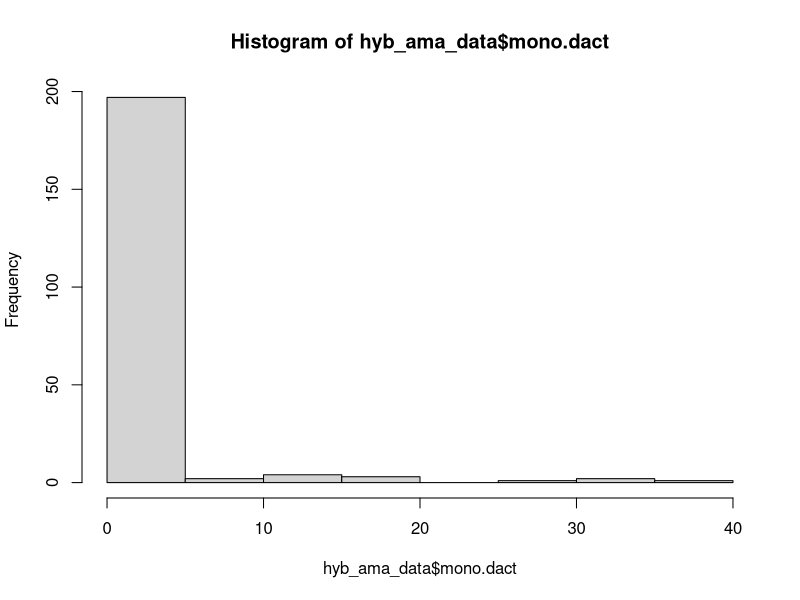
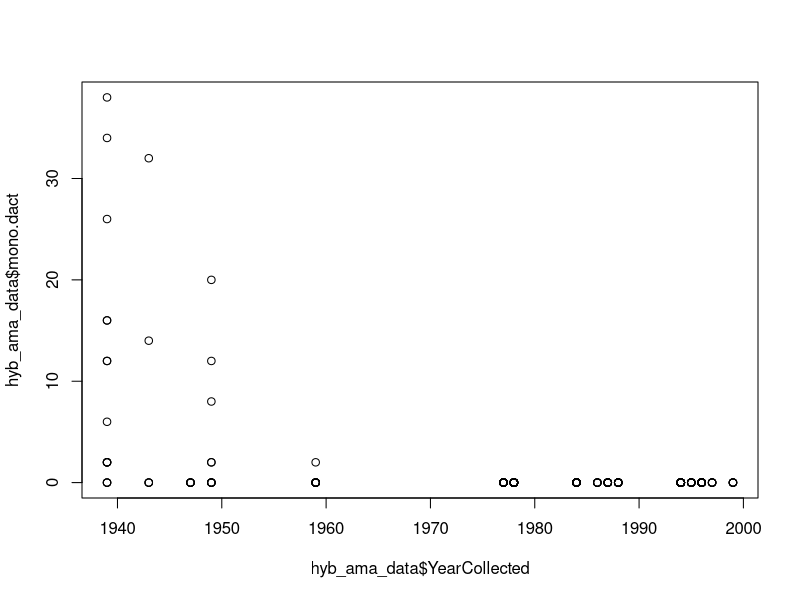
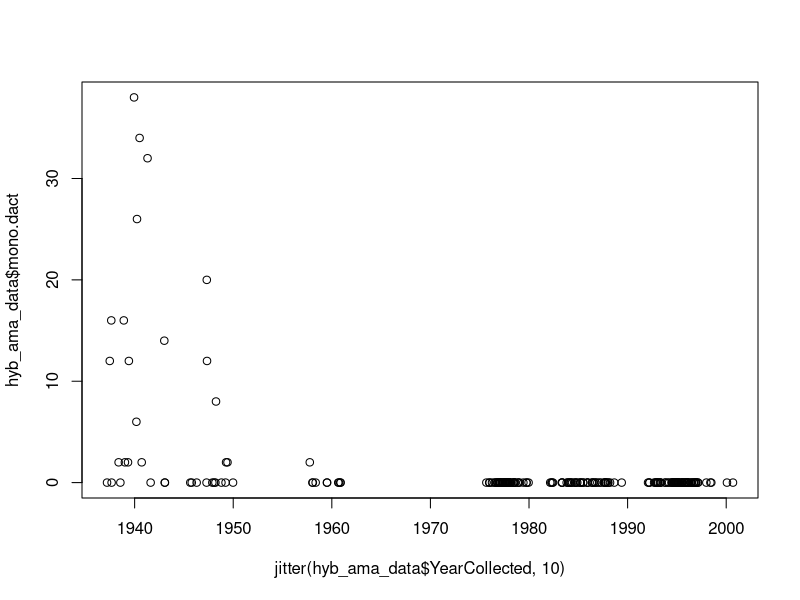
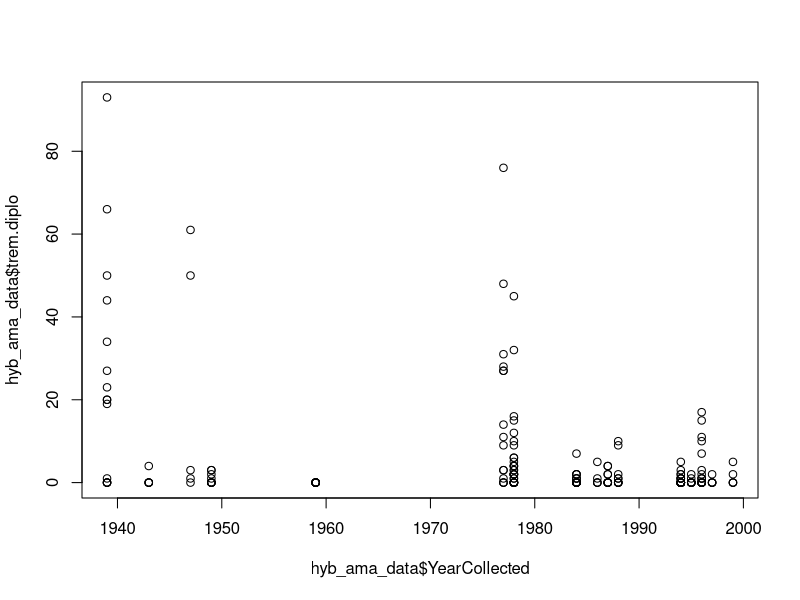
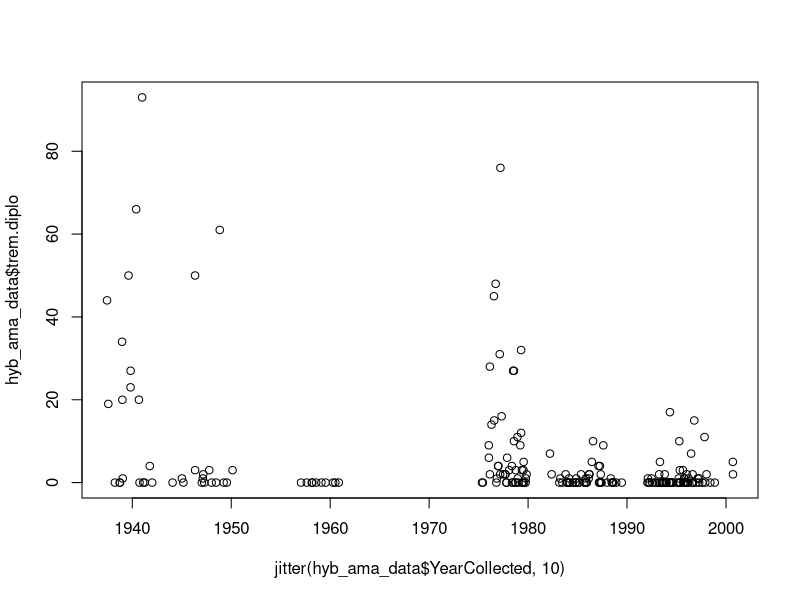

R code for these plots, in order:
# How to use R
# A workshop
# Written by Chelsea Wood (chelwood@uw.edu)
# 1 July 2025
# HI!

# To run a thing in R, you put your cursor on it and hit COMMAND+RETURN (on Mac) or CONTROL+RETURN (on PC).
# Anything with a # in front of it will not run, because it is annotation - words designed to be human-readable, but meant to be ignored by R.

# This is how you find out what directory R is reading from - i.e., what folder on your computer is R going to when you ask it to retrieve a file?  getwd = get working directory.

getwd()

# If you need to change your working directory, paste the file structure between the quotation marks below.
# To get the file structure, open the folder and then "Get info" about that folder. Copy the file structure and paste it below.

setwd("C:/Users/imani/OneDrive/Desktop/TUBRI_Monogenea_Project")

# Once your working directory is set, you're ready to read in the data!  If there are sub-folders inside your working directory, you'll need to specify them as I have below.
# The <- command tells R what a thing is called.  So you can read the line below as,
# Look at this csv file, and name it hyb_ama_data.  When I call hyb_ama_data, I want you to give me the csv file.

hyb_ama_data<-read.csv("data/processed/Hybognathus_amarus_processed_human_readable_2025.07.06.csv")

# To see your data as a spreadsheet in a new tab, use the View command.

View(hyb_ama_data)

# You can also see your data in the console below by running the name of the dataset.

hyb_ama_data


# With your dataset ready to go, you can now call individual columns in that dataset using $ plus the variable name, exactly as it is spelled and capitalized in the dataset.

hyb_ama_data$YearCollected
hyb_ama_data$mono.dact


# You can also call individual rows, columns, or cells using brackets.

hyb_ama_data[33,2]

# You can now perform simple data manipulations on the variables.  For example, if I want the total number of MONO.DACT worms we counted in Hybognathus amarus, I can write,

sum(hyb_ama_data$trem.diplo)

#Uh oh! Why doesn't that work? 
# When there's an NA present in a list, R can't do calculations with it. You can get around it with this handy piece of code:
# na.rm=TRUE
# Let's try the same code again, but include the na.rm piece:

sum(hyb_ama_data$trem.diplo, na.rm=TRUE)

# Or maybe I want the mean number of MONO.DACT per fish. It's simple as this:

mean(hyb_ama_data$mono.dact)

# I can even call up a quick histogram of the number of MONO.DACT in each fish:

hist(hyb_ama_data$mono.dact)

# Or I can plot the number of MONO.DACT over time - plot(y~x).

plot(hyb_ama_data$mono.dact~hyb_ama_data$YearCollected)

plot(hyb_ama_data$mono.dact~jitter(hyb_ama_data$YearCollected,10))

plot(hyb_ama_data$trem.diplo~hyb_ama_data$YearCollected)

plot(hyb_ama_data$trem.diplo~jitter(hyb_ama_data$YearCollected,10))

# Looks like there's a pattern there!  Let's do a simple statistical test to see if it is significant?
# A model is an equation that represents the data. Here, our model is y = mx + b.

summary(lm(hyb_ama_data$mono.dact~hyb_ama_data$YearCollected))

summary(lm(hyb_ama_data$trem.diplo~hyb_ama_data$YearCollected))
